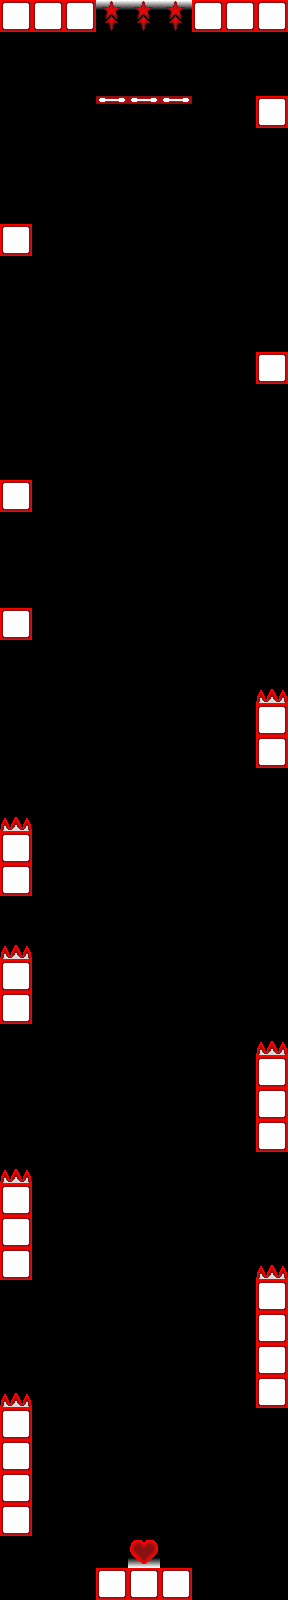

Below is a game level as drawn by its tile map, then a one-line description and the .tmx file that defines it, in full:
An orthogonal 9x50 tile map with 32x32 px tiles, 2 tile layers (cosmetics_main, main), 2 hidden layers not drawn.

<map version="1.10" tiledversion="1.11.2" orientation="orthogonal" renderorder="right-down" width="9" height="50" tilewidth="32" tileheight="32" infinite="0" nextlayerid="7" nextobjectid="16">
 <editorsettings>
  <export target="../levels/level1.csv" format="csv" />
 </editorsettings>
 <tileset firstgid="1" name="MainTileset" tilewidth="32" tileheight="32" tilecount="10" columns="5">
  <image source="../tilesets/tileset.png" width="160" height="64" />
 </tileset>
 <group id="5" name="textures">
  <layer id="3" name="cosmetics_main" width="9" height="50">
   <data encoding="csv">
8,8,8,3221225478,3221225478,3221225478,8,8,8,
0,0,0,0,0,0,0,0,0,
0,0,0,0,0,0,0,0,0,
0,0,0,9,9,9,0,0,8,
0,0,0,0,0,0,0,0,0,
0,0,0,0,0,0,0,0,0,
0,0,0,0,0,0,0,0,0,
8,0,0,0,0,0,0,0,0,
0,0,0,0,0,0,0,0,0,
0,0,0,0,0,0,0,0,0,
0,0,0,0,0,0,0,0,0,
0,0,0,0,0,0,0,0,8,
0,0,0,0,0,0,0,0,0,
0,0,0,0,0,0,0,0,0,
0,0,0,0,0,0,0,0,0,
8,0,0,0,0,0,0,0,0,
0,0,0,0,0,0,0,0,0,
0,0,0,0,0,0,0,0,0,
0,0,0,0,0,0,0,0,0,
8,0,0,0,0,0,0,0,0,
0,0,0,0,0,0,0,0,0,
0,0,0,0,0,0,0,0,10,
0,0,0,0,0,0,0,0,8,
0,0,0,0,0,0,0,0,8,
0,0,0,0,0,0,0,0,0,
10,0,0,0,0,0,0,0,0,
8,0,0,0,0,0,0,0,0,
8,0,0,0,0,0,0,0,0,
0,0,0,0,0,0,0,0,0,
10,0,0,0,0,0,0,0,0,
8,0,0,0,0,0,0,0,0,
8,0,0,0,0,0,0,0,0,
0,0,0,0,0,0,0,0,10,
0,0,0,0,0,0,0,0,8,
0,0,0,0,0,0,0,0,8,
0,0,0,0,0,0,0,0,8,
10,0,0,0,0,0,0,0,0,
8,0,0,0,0,0,0,0,0,
8,0,0,0,0,0,0,0,0,
8,0,0,0,0,0,0,0,10,
0,0,0,0,0,0,0,0,8,
0,0,0,0,0,0,0,0,8,
0,0,0,0,0,0,0,0,8,
10,0,0,0,0,0,0,0,8,
8,0,0,0,0,0,0,0,0,
8,0,0,0,0,0,0,0,0,
8,0,0,0,0,0,0,0,0,
8,0,0,0,0,0,0,0,0,
0,0,0,0,6,0,0,0,0,
0,0,0,8,8,8,0,0,0
</data>
  </layer>
  <layer id="4" name="cosmetics_add1" width="9" height="50" visible="0">
   <data encoding="csv">
0,0,0,0,0,0,0,0,0,
0,0,0,0,0,0,0,0,0,
0,0,0,0,0,0,0,0,0,
0,0,0,0,0,0,0,0,0,
0,0,0,0,0,0,0,0,0,
0,0,0,0,0,0,0,0,0,
0,0,0,0,0,0,0,0,0,
0,0,0,0,0,0,0,0,0,
0,0,0,0,0,0,0,0,0,
0,0,0,0,0,0,0,0,0,
0,0,0,0,0,0,0,0,0,
0,0,0,0,0,0,0,0,0,
0,0,0,0,0,0,0,0,0,
0,0,0,0,0,0,0,0,0,
0,0,0,0,0,0,0,0,0,
0,0,0,0,0,0,0,0,0,
0,0,0,0,0,0,0,0,0,
0,0,0,0,0,0,0,0,0,
0,0,0,0,0,0,0,0,0,
0,0,0,0,0,0,0,0,0,
0,0,0,0,0,0,0,0,0,
0,0,0,0,0,0,0,0,0,
0,0,0,0,0,0,0,0,0,
0,0,0,0,0,0,0,0,0,
0,0,0,0,0,0,0,0,0,
0,0,0,0,0,0,0,0,0,
0,0,0,0,0,0,0,0,0,
0,0,0,0,0,0,0,0,0,
0,0,0,0,0,0,0,0,0,
0,0,0,0,0,0,0,0,0,
0,0,0,0,0,0,0,0,0,
0,0,0,0,0,0,0,0,0,
0,0,0,0,0,0,0,0,0,
0,0,0,0,0,0,0,0,0,
0,0,0,0,0,0,0,0,0,
0,0,0,0,0,0,0,0,0,
0,0,0,0,0,0,0,0,0,
0,0,0,0,0,0,0,0,0,
0,0,0,0,0,0,0,0,0,
0,0,0,0,0,0,0,0,0,
0,0,0,0,0,0,0,0,0,
0,0,0,0,0,0,0,0,0,
0,0,0,0,0,0,0,0,0,
0,0,0,0,0,0,0,0,0,
0,0,0,0,0,0,0,0,0,
0,0,0,0,0,0,0,0,0,
0,0,0,0,0,0,0,0,0,
0,0,0,0,0,0,0,0,0,
0,0,0,0,0,0,0,0,0,
0,0,0,0,0,0,0,0,0
</data>
  </layer>
  <layer id="6" name="cosmetics_add2" width="9" height="50" visible="0">
   <data encoding="csv">
0,0,0,0,0,0,0,0,0,
0,0,0,0,0,0,0,0,0,
0,0,0,0,0,0,0,0,0,
0,0,0,0,0,0,0,0,0,
0,0,0,0,0,0,0,0,0,
0,0,0,0,0,0,0,0,0,
0,0,0,0,0,0,0,0,0,
0,0,0,0,0,0,0,0,0,
0,0,0,0,0,0,0,0,0,
0,0,0,0,0,0,0,0,0,
0,0,0,0,0,0,0,0,0,
0,0,0,0,0,0,0,0,0,
0,0,0,0,0,0,0,0,0,
0,0,0,0,0,0,0,0,0,
0,0,0,0,0,0,0,0,0,
0,0,0,0,0,0,0,0,0,
0,0,0,0,0,0,0,0,0,
0,0,0,0,0,0,0,0,0,
0,0,0,0,0,0,0,0,0,
0,0,0,0,0,0,0,0,0,
0,0,0,0,0,0,0,0,0,
0,0,0,0,0,0,0,0,0,
0,0,0,0,0,0,0,0,0,
0,0,0,0,0,0,0,0,0,
0,0,0,0,0,0,0,0,0,
0,0,0,0,0,0,0,0,0,
0,0,0,0,0,0,0,0,0,
0,0,0,0,0,0,0,0,0,
0,0,0,0,0,0,0,0,0,
0,0,0,0,0,0,0,0,0,
0,0,0,0,0,0,0,0,0,
0,0,0,0,0,0,0,0,0,
0,0,0,0,0,0,0,0,0,
0,0,0,0,0,0,0,0,0,
0,0,0,0,0,0,0,0,0,
0,0,0,0,0,0,0,0,0,
0,0,0,0,0,0,0,0,0,
0,0,0,0,0,0,0,0,0,
0,0,0,0,0,0,0,0,0,
0,0,0,0,0,0,0,0,0,
0,0,0,0,0,0,0,0,0,
0,0,0,0,0,0,0,0,0,
0,0,0,0,0,0,0,0,0,
0,0,0,0,0,0,0,0,0,
0,0,0,0,0,0,0,0,0,
0,0,0,0,0,0,0,0,0,
0,0,0,0,0,0,0,0,0,
0,0,0,0,0,0,0,0,0,
0,0,0,0,0,0,0,0,0,
0,0,0,0,0,0,0,0,0
</data>
  </layer>
 </group>
 <layer id="1" name="main" width="9" height="50">
  <data encoding="csv">
3,3,3,2,2,2,3,3,3,
0,0,0,0,0,0,0,0,0,
0,0,0,0,0,0,0,0,0,
0,0,0,4,4,4,0,0,3,
0,0,0,0,0,0,0,0,0,
0,0,0,0,0,0,0,0,0,
0,0,0,0,0,0,0,0,0,
3,0,0,0,0,0,0,0,0,
0,0,0,0,0,0,0,0,0,
0,0,0,0,0,0,0,0,0,
0,0,0,0,0,0,0,0,0,
0,0,0,0,0,0,0,0,3,
0,0,0,0,0,0,0,0,0,
0,0,0,0,0,0,0,0,0,
0,0,0,0,0,0,0,0,0,
3,0,0,0,0,0,0,0,0,
0,0,0,0,0,0,0,0,0,
0,0,0,0,0,0,0,0,0,
0,0,0,0,0,0,0,0,0,
3,0,0,0,0,0,0,0,0,
0,0,0,0,0,0,0,0,0,
0,0,0,0,0,0,0,0,5,
0,0,0,0,0,0,0,0,3,
0,0,0,0,0,0,0,0,3,
0,0,0,0,0,0,0,0,0,
5,0,0,0,0,0,0,0,0,
3,0,0,0,0,0,0,0,0,
3,0,0,0,0,0,0,0,0,
0,0,0,0,0,0,0,0,0,
5,0,0,0,0,0,0,0,0,
3,0,0,0,0,0,0,0,0,
3,0,0,0,0,0,0,0,0,
0,0,0,0,0,0,0,0,5,
0,0,0,0,0,0,0,0,3,
0,0,0,0,0,0,0,0,3,
0,0,0,0,0,0,0,0,3,
5,0,0,0,0,0,0,0,0,
3,0,0,0,0,0,0,0,0,
3,0,0,0,0,0,0,0,0,
3,0,0,0,0,0,0,0,5,
0,0,0,0,0,0,0,0,3,
0,0,0,0,0,0,0,0,3,
0,0,0,0,0,0,0,0,3,
5,0,0,0,0,0,0,0,3,
3,0,0,0,0,0,0,0,0,
3,0,0,0,0,0,0,0,0,
3,0,0,0,0,0,0,0,0,
3,0,0,0,0,0,0,0,0,
0,0,0,0,1,0,0,0,0,
0,0,0,3,3,3,0,0,0
</data>
 </layer>
 <objectgroup id="2" name="text" />
</map>